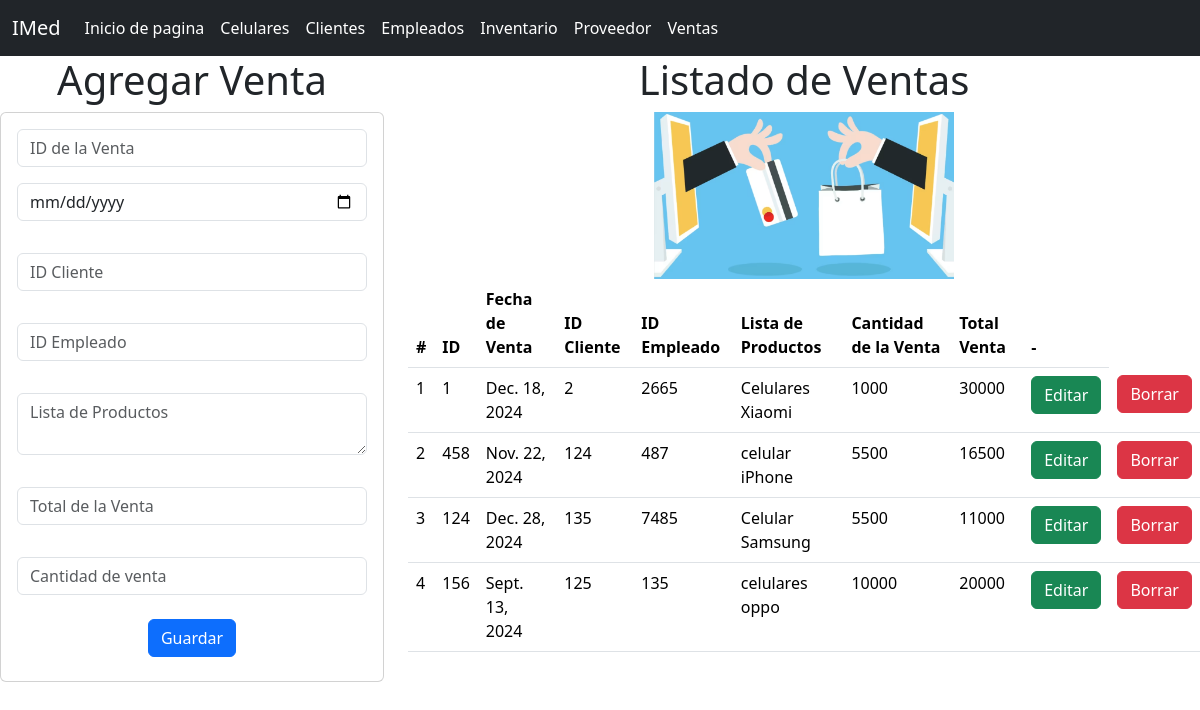
The page /venta_app/ventas on the database its author committed.
### venta_app/models.py (models this page shows, shortened)
class Venta(models.Model):
    id_venta=models.IntegerField()
    fechaventa=models.DateField()
    idcliente=models.IntegerField()
    idempleado=models.IntegerField()
    listaproducto= models.TextField(max_length=500)
    totalventa=models.IntegerField()
    cantidad=models.IntegerField()

### venta_app/views.py (the view)
# urls.py: path("ventas",views.ventas,name="ventas"),
def ventas(request):
    lasventas = Venta.objects.all()
    return render(request, 'gestionarVentas.html', {"misventas": lasventas})

### venta_app/templates/gestionarVentas.html (shortened to what this page needs)
{% extends "base.html" %}
{% load static %}
{% block cuerpo %}
<div class="row">
    <div class="col-sm-12 col-md-4 col-lg-4 col-xl-4">
        <h1>Agregar Venta</h1>
        <div class="card">
            <div class="card-body">
                <form action="{% url 'registrarVenta' %}" method="POST">
                    <div class="form-group">
                        <input type="text" id="txtid" name="txtid" class="form-control" placeholder="ID de la Venta" required>
                    </div>
                    <div class="form-group py-3">
                        <input type="date" id="datefechaventa" name="datefechaventa" class="form-control" required>
                    </div>
                    <div class="form-group py-3">
                        <input type="text" id="txtidcliente" name="txtidcliente" class="form-control" placeholder="ID Cliente" required>
                    </div>
                    <div class="form-group py-3">
                        <input type="text" id="txtidempleado" name="txtidempleado" class="form-control" placeholder="ID Empleado" required>
                    </div>
                    <div class="form-group py-3">
                        <textarea type="text" id="txtlistaproducto" name="txtlistaproducto" class="form-control" placeholder="Lista de Productos" required></textarea>
                    </div>
                    <div class="form-group py-3">
                        <input type="number" id="numtotalventa" name="numtotalventa" class="form-control" placeholder="Total de la Venta" required>
                    </div>
                    <div class="form-group py-3">
                        <input type="number" id="numcantidad" name="numcantidad" class="form-control" placeholder="Cantidad de venta" required>
                    </div>
                    <div class="form-group py-2">
                        <button type="submit" class="btn btn-primary">Guardar</button>
                    </div>
                </form>
            </div>
        </div>
    </div>
    <div class="col-sm-12 col-md-4 col-lg-4 col-xl-8">
        <h1>Listado de Ventas</h1>
        <img src="{% static "img/ventas.jpg" %}" style="width: 300px;" alt="">
        <div class="table-responsive">
            <table class="table">
                <thead>
                    <tr>
                        <th scope="col">#</th>
                        <th scope="col">ID</th>
                        <th scope="col">Fecha de Venta</th>
                        <th scope="col">ID Cliente</th>
                        <th scope="col">ID Empleado</th>
                        <th scope="col">Lista de Productos</th>
                        <th scope="col">Cantidad de la Venta</th>
                        <th scope="col">Total Venta</th>
                        <th scope="col">-</th>
                    </tr>
                </thead>
                <tbody>
                    {% for v in misventas %}
                    <tr>
                        <td>{{ forloop.counter }}</td>
                        <td>{{ v.id_venta }}</td>
                        <td>{{ v.fechaventa }}</td>
                        <td>{{ v.idcliente }}</td>
                        <td>{{ v.idempleado }}</td>
                        <td>{{ v.listaproducto }}</td>
                        <td>{{ v.cantidad }}</td>
                        <td>{{ v.totalventa }}</td>
                        <td><a href="seleccionarVenta/{{ v.id_venta }}" class="btn btn-success">Editar</a></td>
                        <td><a href="borrarVenta/{{ v.id_venta }}" class="btn btn-danger">Borrar</a></td>
                    </tr>
                    {% endfor %}
                </tbody>
            </table>
        </div>
    </div>
</div>
{% endblock %}

### celular_app/templates/base.html (shortened to what this page needs)
<!doctype html>
<html lang="en">
<head>
    <link href="https://cdn.jsdelivr.net/npm/bootstrap@5.3.3/dist/css/bootstrap.min.css" rel="stylesheet">
</head>
<body>
    <nav class="navbar navbar-expand-lg bg-dark" data-bs-theme="dark">
        <div class="container-fluid">
          <a class="navbar-brand" href="#">IMed</a>
          <div class="collapse navbar-collapse" id="navbarNav">
            <ul class="navbar-nav">
              <li class="nav-item">
                <a class="nav-link active" aria-current="page" href="{% url "index" %}">Inicio de pagina</a>
              </li>
              <li class="nav-item">
                <a class="nav-link active" aria-current="page" href="{% url "celular" %}">Celulares</a>
              </li>
              <li class="nav-item">
                <a class="nav-link active" href="{% url "clientes" %}">Clientes</a>
              </li>
              <li class="nav-item">
                <a class="nav-link active"href="{% url "empleados" %}">Empleados</a>
              </li>
              <li class="nav-item">
                <a class="nav-link active" href="{% url "inventarios" %}">Inventario</a>
              </li>
              <li class="nav-item">
                <a class="nav-link active" href="{% url "proveedores" %}">Proveedor</a>
              </li>
              <li class="nav-item">
                <a class="nav-link active" href="{% url "ventas" %}">Ventas</a>
              </li>
            </ul>
          </div>
        </div>
      </nav>
     <center>
        {% block cuerpo%}{%endblock%}
     </center>
</body>
</html>

### rows shown on the page
Venta: id_venta "1", fechaventa "Dec. 18, 2024", idcliente "2", idempleado "2665", listaproducto "Celulares Xiaomi", cantidad "1000", totalventa "30000"
Venta: id_venta "458", fechaventa "Nov. 22, 2024", idcliente "124", idempleado "487", listaproducto "celular iPhone", cantidad "5500", totalventa "16500"
Venta: id_venta "124", fechaventa "Dec. 28, 2024", idcliente "135", idempleado "7485", listaproducto "Celular Samsung", cantidad "5500", totalventa "11000"
Venta: id_venta "156", fechaventa "Sept. 13, 2024", idcliente "125", idempleado "135", listaproducto "celulares oppo", cantidad "10000", totalventa "20000"
